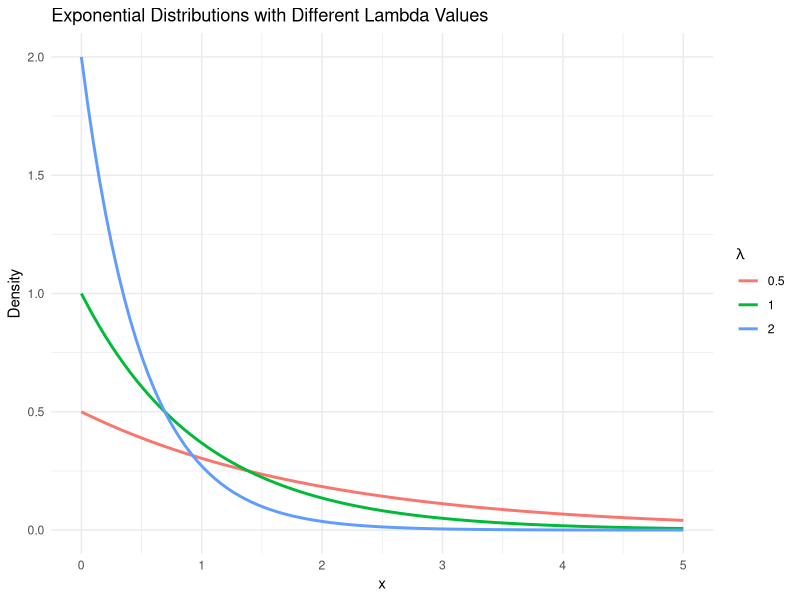
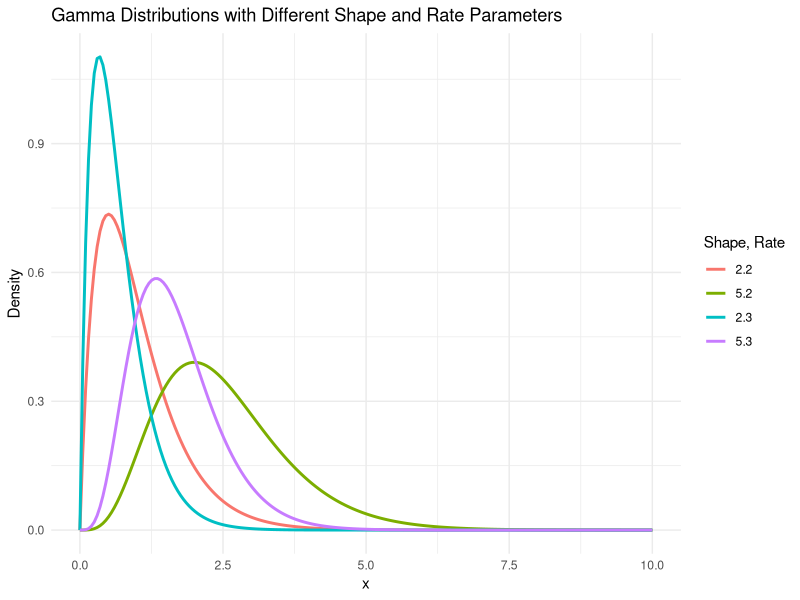
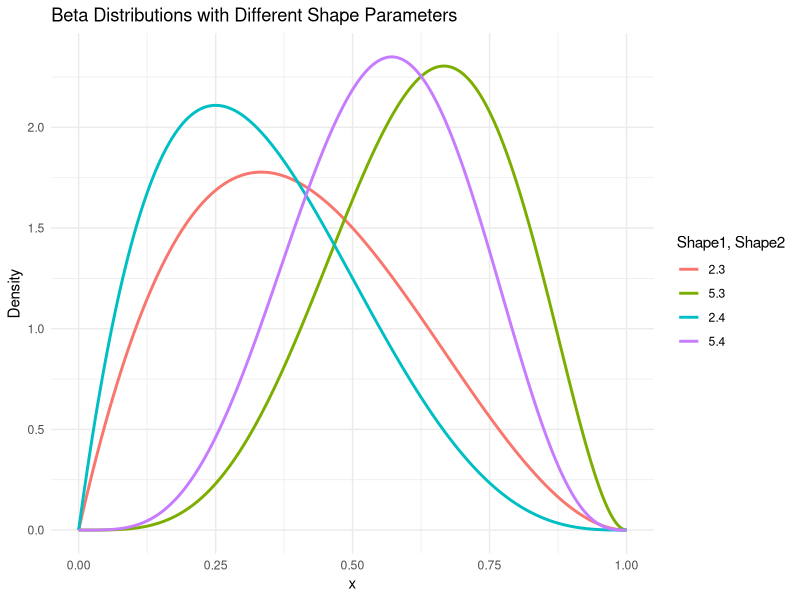

Recreate these plots in R, in order.
## ---- chunk 1
suppressWarnings(suppressMessages(library(ggplot2)))
## ---- chunk 2
a <- 0
b <- 60
dunif(30, min = a, max = b)
punif(40, min = a, max = b)
## ---- chunk 3
a <- 9.8
b <- 10.2
dunif(10.1, min = a, max = b)
punif(10.1, min = a, max = b) - punif(9.9, min = a, max = b)
## ---- chunk 4
# YOUR CODE HERE
## ---- chunk 5
# Set parameters
lambda_values <- c(0.5, 1, 2)  # Different rate parameters

# Create a data frame to store the exponential densities
exp_data <- data.frame()

for (lambda in lambda_values) {
  x <- seq(0, 5, length.out = 100)  # Range of x-values
  density <- dexp(x, rate = lambda)
  exp_data <- rbind(exp_data, data.frame(x = x, density = density, lambda = factor(lambda)))
}

# Plot the exponential distributions
ggplot(exp_data, aes(x = x, y = density, color = lambda, group = lambda)) +
  geom_line(linewidth = 1) +
  labs(title = "Exponential Distributions with Different Lambda Values",
       x = "x",
       y = "Density",
       color = expression(lambda)) +
  theme_minimal()
## ---- chunk 6
lambda <- 2.5
dexp(0.5, rate = lambda)
1-pexp(0.5, rate = lambda)
## ---- chunk 7
lambda <- 2
dexp(1, rate = lambda)
pexp(0.5, rate = lambda)
## ---- chunk 8
# YOUR CODE HERE
## ---- chunk 9
# Set parameters
shape_values <- c(2, 5)  # Two different shape parameters (k or alpha)
rate_values <- c(2, 3)   # Two different rate parameters (lambda or beta)

# Create a data frame to store the gamma densities
gamma_data <- data.frame()

for (shape in shape_values) {
  for (rate in rate_values) {
    x <- seq(0, 10, length.out = 200)  # Range of x-values
    density <- dgamma(x, shape = shape, rate = rate)
    gamma_data <- rbind(gamma_data, data.frame(x = x, density = density, 
                                               shape = factor(shape), 
                                               rate = factor(rate)))
  }
}

# Plot the gamma distributions
ggplot(gamma_data, aes(x = x, y = density, color = interaction(shape, rate), group = interaction(shape, rate))) +
  geom_line(linewidth = 1) +
  labs(title = "Gamma Distributions with Different Shape and Rate Parameters",
       x = "x",
       y = "Density",
       color = "Shape, Rate") +
  theme_minimal()
## ---- chunk 10
alpha <- 5
lambda <- 2
dgamma(2, shape = alpha, rate = lambda)
pgamma(2, shape = alpha, rate = lambda)
## ---- chunk 11
alpha <- 10
lambda <- 2.5
dgamma(6, shape = alpha, rate = lambda)
1-pgamma(5, shape = alpha, rate = lambda)
## ---- chunk 12
# YOUR CODE HERE
## ---- chunk 13
# Set parameters
shape1_values <- c(2, 5)  # Two different alpha values
shape2_values <- c(3, 4)  # Two different beta values

# Create a data frame to store the beta densities
beta_data <- data.frame()

for (shape1 in shape1_values) {
  for (shape2 in shape2_values) {
    x <- seq(0, 1, length.out = 200)  # Range of x-values
    density <- dbeta(x, shape1 = shape1, shape2 = shape2)
    beta_data <- rbind(beta_data, data.frame(x = x, density = density, 
                                             shape1 = factor(shape1), 
                                             shape2 = factor(shape2)))
  }
}

# Plot the beta distributions
ggplot(beta_data, aes(x = x, y = density, color = interaction(shape1, shape2), group = interaction(shape1, shape2))) +
  geom_line(size = 1) +
  labs(title = "Beta Distributions with Different Shape Parameters",
       x = "x",
       y = "Density",
       color = "Shape1, Shape2") +
  theme_minimal()
## ---- chunk 14
alpha <- 6; beta <- 4
dbeta(0.5, shape1 = alpha, shape2 = beta)
pbeta(0.5, shape1 = alpha, shape2 = beta)
## ---- chunk 15
alpha <- 19; beta <- 15
dbeta(0.7, shape1 = alpha, shape2 = beta)
1-pbeta(0.5, shape1 = alpha, shape2 = beta)
## ---- chunk 16
# YOUR CODE HERE
